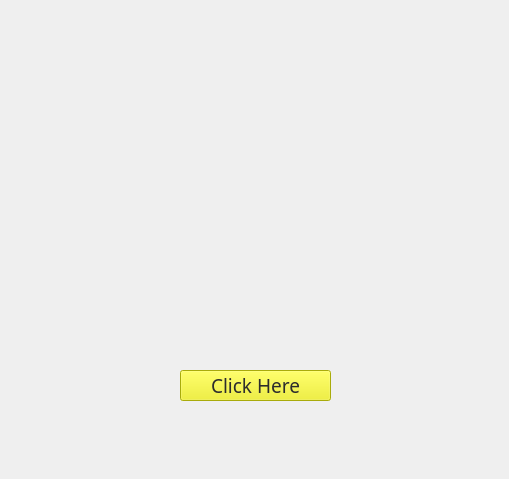
<?xml version="1.0" encoding="UTF-8"?>
<ui version="4.0">
 <class>Form</class>
 <widget class="QWidget" name="Form">
  <property name="geometry">
   <rect>
    <x>0</x>
    <y>0</y>
    <width>509</width>
    <height>479</height>
   </rect>
  </property>
  <property name="minimumSize">
   <size>
    <width>509</width>
    <height>479</height>
   </size>
  </property>
  <property name="maximumSize">
   <size>
    <width>509</width>
    <height>479</height>
   </size>
  </property>
  <property name="windowTitle">
   <string>Welcome</string>
  </property>
  <property name="windowIcon">
   <iconset>
    <normaloff>images/icon.PNG</normaloff>images/icon.PNG</iconset>
  </property>
  <widget class="QLabel" name="label">
   <property name="geometry">
    <rect>
     <x>0</x>
     <y>0</y>
     <width>509</width>
     <height>479</height>
    </rect>
   </property>
   <property name="minimumSize">
    <size>
     <width>509</width>
     <height>479</height>
    </size>
   </property>
   <property name="maximumSize">
    <size>
     <width>509</width>
     <height>479</height>
    </size>
   </property>
   <property name="text">
    <string/>
   </property>
   <property name="pixmap">
    <pixmap>images/welcome.jpg</pixmap>
   </property>
  </widget>
  <widget class="QPushButton" name="click_btn">
   <property name="geometry">
    <rect>
     <x>180</x>
     <y>370</y>
     <width>151</width>
     <height>31</height>
    </rect>
   </property>
   <property name="font">
    <font>
     <family>Tw Cen MT</family>
     <pointsize>14</pointsize>
    </font>
   </property>
   <property name="autoFillBackground">
    <bool>false</bool>
   </property>
   <property name="styleSheet">
    <string notr="true">background-color: rgb(237, 240, 16);
color: rgb(44, 44, 44);</string>
   </property>
   <property name="text">
    <string>Click Here</string>
   </property>
  </widget>
 </widget>
 <resources/>
 <connections/>
</ui>
